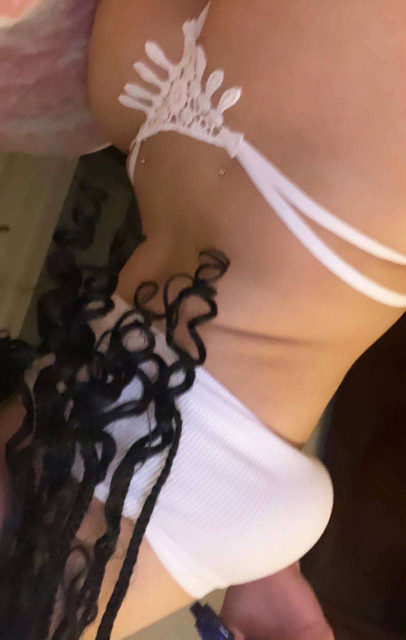
#> input picture images/IMG_0926.jpeg, 812 x 1280 px (shown at 1/2 size); its folder holds only this picture in this run
$ python localImageMatch.py
#> lines starting #> are read from the running program, lines starting #| are printed output that depends on the picture
import argparse
import hashlib
import os
import sys

try:
	from skimage.color import rgb2gray
	from skimage.io import imread
	from skimage.metrics import structural_similarity
	from skimage.transform import resize
	from skimage.util import img_as_float
except ImportError:
	print('Missing dependencies. Install them with: python3 -m pip install scikit-image numpy', file=sys.stderr)
	sys.exit(1)


IMAGE_EXTENSIONS = ('.jpg', '.jpeg', '.png', '.webp', '.bmp', '.tif', '.tiff')


def list_files(target_dir):
	paths = []
	for root, _, filenames in os.walk(target_dir):
		paths.extend(os.path.join(root, filename) for filename in filenames)
	return sorted(paths)


def find_exact_duplicates(paths):
	hashes = {}
	duplicates = []
	for path in paths:
		digest = hashlib.sha256()
		try:
			with open(path, 'rb') as source_file:
				for chunk in iter(lambda: source_file.read(8192), b''):
					digest.update(chunk)
		except OSError as error:
			print(f'Could not hash {path}: {error}', file=sys.stderr)
			continue

		file_hash = digest.hexdigest()
		if file_hash in hashes:
			duplicates.append((path, hashes[file_hash]))
		else:
			hashes[file_hash] = path
	return duplicates


def preprocess_image(path, target_size=(256, 256)):
	try:
		image = img_as_float(imread(path))
		if image.ndim == 3:
			image = rgb2gray(image[:, :, :3]) if image.shape[2] >= 3 else image[:, :, 0]
		if image.ndim != 2:
			return None
		return resize(image, target_size, anti_aliasing=True)
	except (OSError, ValueError, TypeError):
		return None


def find_visual_matches(target_dir, query_path=None, threshold=0.45):
	paths = [path for path in list_files(target_dir) if path.lower().endswith(IMAGE_EXTENSIONS)]
	features = {path: preprocess_image(path) for path in paths}
	matches = []

	if query_path:
		query_image = preprocess_image(query_path)
		if query_image is None:
			raise ValueError(f'Could not read query image: {query_path}')
		for path, image in features.items():
			if image is None or os.path.abspath(path) == os.path.abspath(query_path):
				continue
			score = structural_similarity(query_image, image, data_range=1.0)
			if score >= threshold:
				matches.append((query_path, path, score))
	else:
		usable = [(path, image) for path, image in features.items() if image is not None]
		for index, (first_path, first_image) in enumerate(usable):
			for second_path, second_image in usable[index + 1:]:
				score = structural_similarity(first_image, second_image, data_range=1.0)
				if score >= threshold:
					matches.append((first_path, second_path, score))

	return sorted(matches, key=lambda match: match[2], reverse=True)


def main():
	parser = argparse.ArgumentParser(description='Find exact and visually similar local images.')
	parser.add_argument('--target-dir', default='images', help='Directory to scan (default: images).')
	parser.add_argument('--query', help='Optional local image to compare against the target directory.')
	parser.add_argument('--threshold', type=float, default=0.45, help='SSIM threshold from 0 to 1 (default: 0.45).')
	args = parser.parse_args()

	if not os.path.isdir(args.target_dir):
		parser.error(f'target directory does not exist: {args.target_dir}')
	if args.query and not os.path.isfile(args.query):
		parser.error(f'query image does not exist: {args.query}')
	if not 0 <= args.threshold <= 1:
		parser.error('--threshold must be between 0 and 1')

	duplicates = find_exact_duplicates(list_files(args.target_dir))
	print(f'Exact duplicate pairs: {len(duplicates)}')
	for duplicate, original in duplicates:
		print(f'  {duplicate} is identical to {original}')

	matches = find_visual_matches(args.target_dir, args.query, args.threshold)
#> in preprocess_image, `image = rgb2gray(image[:, :, :3]) if image.shape[2] >= 3 else image[:,..`:
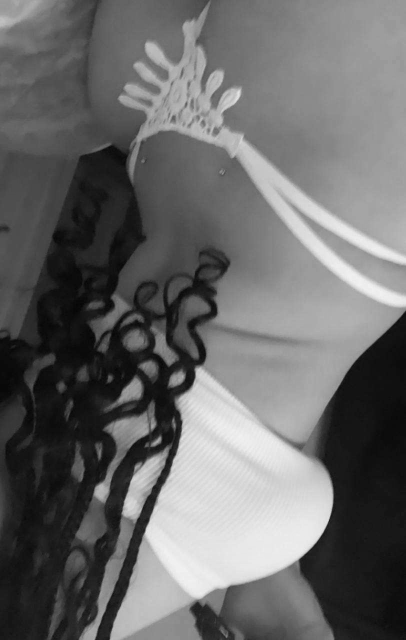
#> image: shape (1280, 812) float64 (shown at 1/2 size); min 0.00449, max 0.964, mean 0.414
#> in preprocess_image, `return resize(image, target_size, anti_aliasing=True)`:
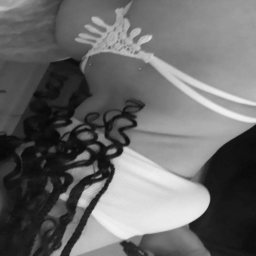
#> returned value: shape (256, 256) float64; min 0.0315, max 0.945, mean 0.414
#> in find_visual_matches, `features = {path: preprocess_image(path) for path in paths}`: features = 1 item
#> the loop in find_visual_matches, `for index, (first_path, first_image) in enumerate(usable):` made 1 pass
#> after the loop in find_visual_matches, `for index, (first_path, first_image) in enumerate(usable):`: matches = []
#> matches = []
	print(f'Visual matches at or above {args.threshold:.0%}: {len(matches)}')
#| Visual matches at or above 45%: 0
	for first_path, second_path, score in matches:
		print(f'  {score:.1%}: {first_path} <-> {second_path}')
#> this loop made 0 passes


if __name__ == '__main__':
	main()

$ run again, on images/IMG_1226.jpeg
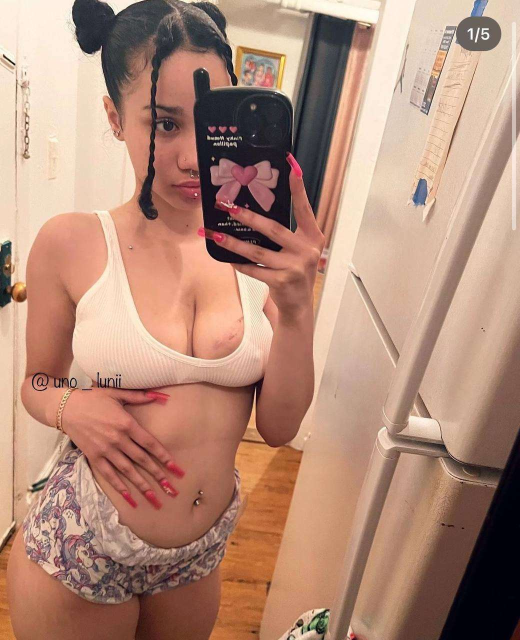
#> input picture images/IMG_1226.jpeg, 1040 x 1280 px (shown at 1/2 size)
#> in preprocess_image, `image = rgb2gray(image[:, :, :3]) if image.shape[2] >= 3 else image[:,..`:
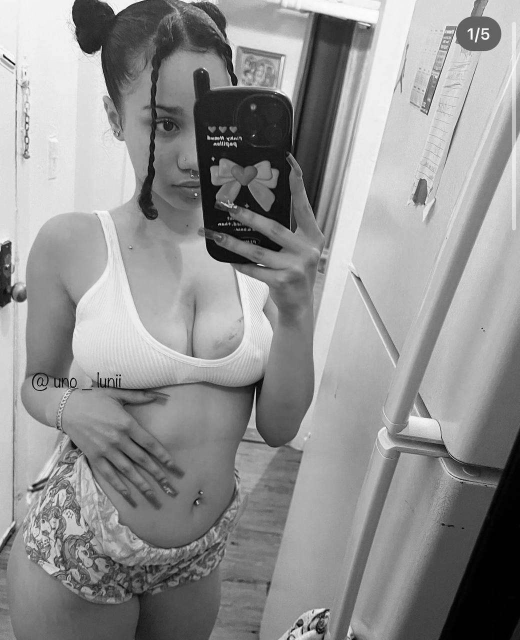
#> image: shape (1280, 1040) float64 (shown at 1/2 size); min 0, max 1, mean 0.572
#> in preprocess_image, `return resize(image, target_size, anti_aliasing=True)`:
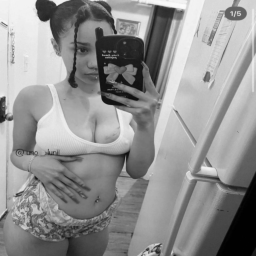
#> returned value: shape (256, 256) float64; min 0.0032, max 0.988, mean 0.572
#> features = 1 item
#> the loop in find_visual_matches, `for index, (first_path, first_image) in enumerate(usable):` made 1 pass
#> after the loop in find_visual_matches, `for index, (first_path, first_image) in enumerate(usable):`: matches = []
#| Visual matches at or above 45%: 0
